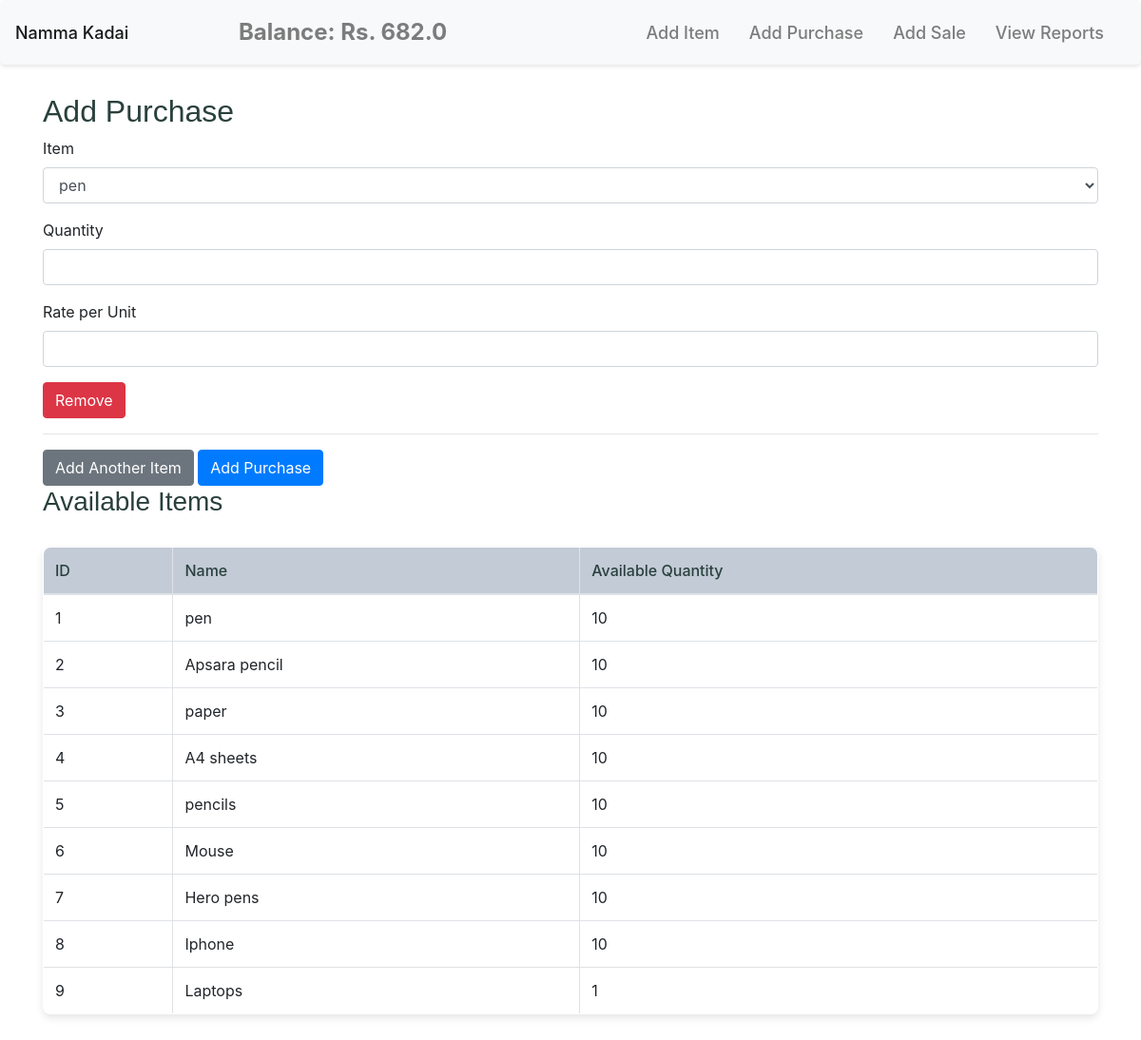
/purchase/add, run on an earlier commit of the app's database.
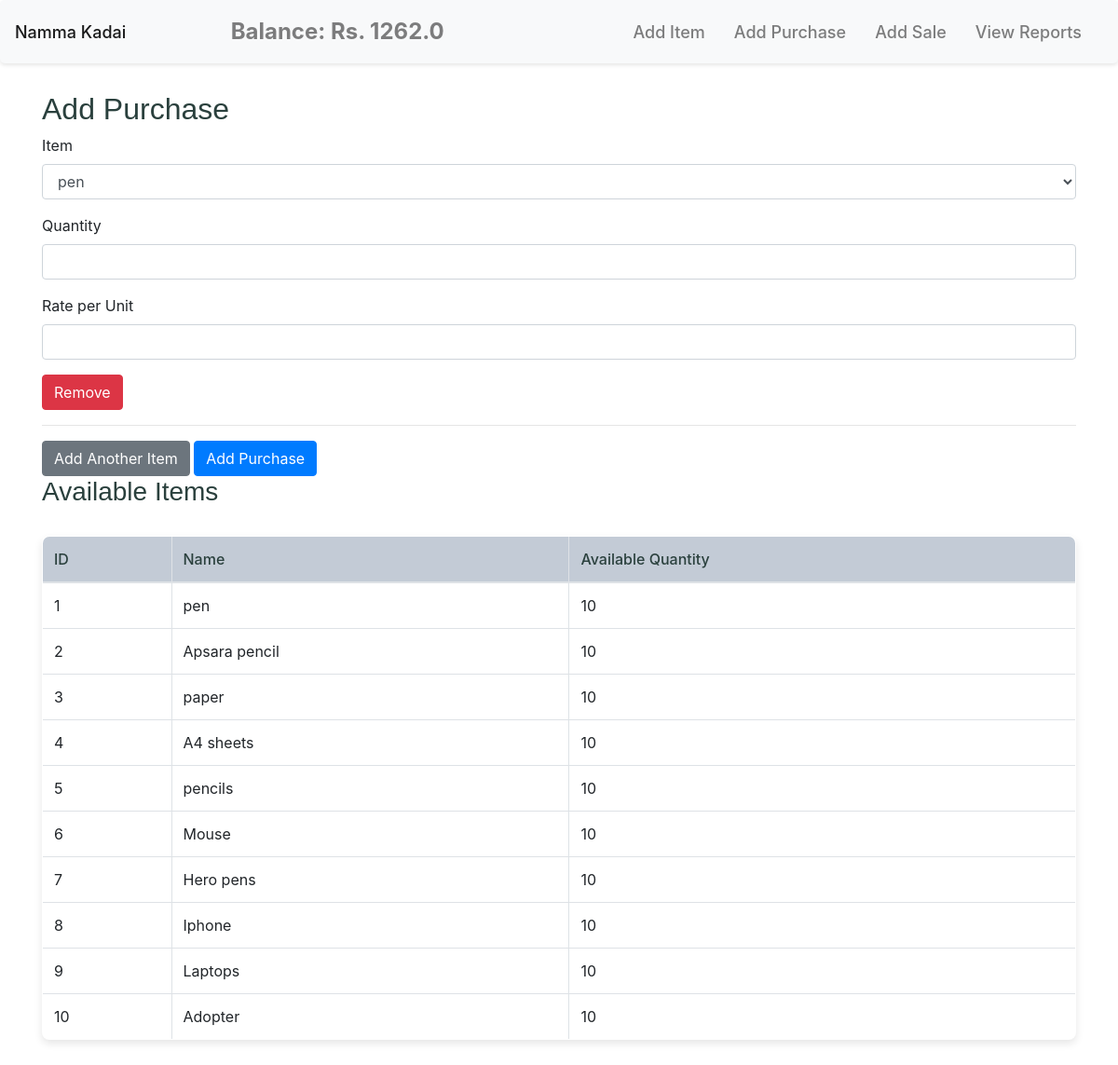
And on a later commit of the database.
### models.py (models this page shows)
class Company(db.Model):
    id = db.Column(db.Integer, primary_key=True)
    name = db.Column(db.String(50), unique=True, nullable=False)
    cash_balance = db.Column(db.Float, nullable=False, default=1000.0)

class Item(db.Model):
    id = db.Column(db.Integer, primary_key=True)
    name = db.Column(db.String(50), unique=True, nullable=False)
    price = db.Column(db.Float, nullable=False)
    qty = db.Column(db.Integer, nullable=False, default=0)

### app.py (the view, shortened to what this page needs)
@app.route('/purchase/add', methods=['GET', 'POST'])
def add_purchase():
    form = PurchaseForm()
    items = Item.query.all()
    form.item_id.choices = [(item.id, item.name) for item in items]
    company = Company.query.first()
    balance = company.cash_balance if company else 0
    return render_template('add_purchase.html', form=form, items=items, balance=balance)

### forms.py
class PurchaseForm(FlaskForm):
    item_id = SelectField('Item', coerce=int, validators=[DataRequired()])
    qty = IntegerField('Quantity', validators=[DataRequired(), NumberRange(min=1)])
    rate = FloatField('Rate per Unit', validators=[DataRequired(), NumberRange(min=0)])
    submit = SubmitField('Add Purchase')
    def __init__(self, *args, **kwargs):
        super().__init__(*args, **kwargs)
        self.item_id.choices = [(item.id, item.name) for item in Item.query.all()]

### templates/add_purchase.html (shortened to what this page needs)
{% extends "base.html" %}
{% block content %}
    <h2>Add Purchase</h2>
    <form method="POST" id="purchase-form">
        <div id="purchase-entries">
            <div class="purchase-entry">
                <div class="form-group">
                    {{ form.item_id.label(class="form-label") }}
                    {{ form.item_id(class="form-control item-select") }}
                </div>
                <div class="form-group">
                    {{ form.qty.label(class="form-label") }}
                    {{ form.qty(class="form-control qty-field") }}
                </div>
                <div class="form-group">
                    {{ form.rate.label(class="form-label") }}
                    {{ form.rate(class="form-control") }}
                </div>
                <button type="button" class="btn btn-danger remove-entry">Remove</button>
                <hr>
            </div>
        </div>
        <button type="button" class="btn btn-secondary" id="add-entry-btn">Add Another Item</button>
        <button type="submit" class="btn btn-primary">Add Purchase</button>
    </form>
    <h3>Available Items</h3>
    <table class="table table-bordered">
        <thead>
            <tr>
                <th>ID</th>
                <th>Name</th>
                <th>Available Quantity</th>
            </tr>
        </thead>
        <tbody>
            {% for item in items %}
            <tr>
                <td>{{ item.id }}</td>
                <td>{{ item.name }}</td>
                <td>{{ item.qty }}</td>
            </tr>
            {% endfor %}
        </tbody>
    </table>
{% endblock %}

### templates/base.html (shortened to what this page needs)
<!DOCTYPE html>
<html lang="en">
<head>
    <link rel="stylesheet" href="{{ url_for('static', filename='styles.css') }}">
    <link rel="stylesheet" href="https://maxcdn.bootstrapcdn.com/bootstrap/4.5.2/css/bootstrap.min.css">
</head>
<body>
    <nav class="navbar navbar-expand-lg navbar-light bg-light">
        <a class="navbar-brand" href="{{ url_for('home') }}">Namma Kadai</a>
        <div class="navbar-text mx-auto" style="font-size: 1.5rem; font-weight: bold;">
            Balance: Rs. {{ balance }}
        </div>
        <div class="navbar-nav ml-auto">
            <a class="nav-item nav-link" href="{{ url_for('add_item') }}">Add Item</a>
            <a class="nav-item nav-link" href="{{ url_for('add_purchase') }}">Add Purchase</a>
            <a class="nav-item nav-link" href="{{ url_for('add_sale') }}">Add Sale</a>
            <a class="nav-item nav-link" href="{{ url_for('view_reports') }}">View Reports</a>
        </div>
    </nav>
    <div class="container mt-4">
        {% block content %}{% endblock %}
    </div>
</body>
</html>

What changed in the data, as far as the page shows it:
changed Company: cash_balance "682.0" → "1262.0"
changed Item "Laptops": qty "1" → "10"
added Item: id "10", name "Adopter", qty "10"
